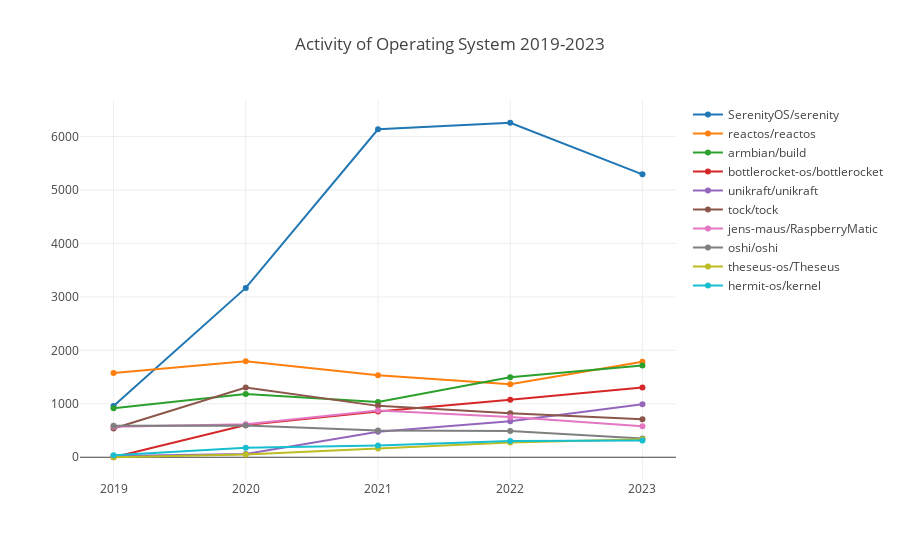

Source (notebook cell):
### Code cell
processTechFieldDataActivity(':technology/operating_system', 'Operating System');

### Figure 1 — Plotly figure (JSON) as saved in the notebook; plotly's stock layout.template omitted (floating-point values rounded to 4 significant figures)
{"data": [{"name": "SerenityOS/serenity", "x": [2019, 2020, 2021, 2022, 2023], "y": [958.6, 3168.0, 6137.0, 6259.0, 5294.0]}, {"name": "reactos/reactos", "x": [2019, 2020, 2021, 2022, 2023], "y": [1575.0, 1796.0, 1534.0, 1365.0, 1788.0]}, {"name": "armbian/build", "x": [2019, 2020, 2021, 2022, 2023], "y": [917.5, 1182.0, 1032.0, 1498.0, 1717.0]}, {"name": "bottlerocket-os/bottlerocket", "x": [2019, 2020, 2021, 2022, 2023], "y": [0, 602.8, 858, 1074.0, 1306.0]}, {"name": "unikraft/unikraft", "x": [2019, 2020, 2021, 2022, 2023], "y": [22.23, 62.21, 475.8, 672.1, 990.1]}, {"name": "tock/tock", "x": [2019, 2020, 2021, 2022, 2023], "y": [538.9, 1303.0, 961.4, 821.3, 709.0]}, {"name": "jens-maus/RaspberryMatic", "x": [2019, 2020, 2021, 2022, 2023], "y": [569.1, 616.2, 874.5, 752.7, 580.7]}, {"name": "oshi/oshi", "x": [2019, 2020, 2021, 2022, 2023], "y": [588.5, 592.7, 498.4, 491.3, 351.4]}, {"name": "theseus-os/Theseus", "x": [2019, 2020, 2021, 2022, 2023], "y": [0, 49.73, 164.3, 276.2, 338.4]}, {"name": "hermit-os/kernel", "x": [2019, 2020, 2021, 2022, 2023], "y": [35.65, 178.8, 218.4, 303.1, 315.4]}], "layout": {"autosize": true, "title": {"text": "Activity of Operating System 2019-2023"}, "xaxis": {"autorange": true, "range": [2019.0, 2023.0], "type": "linear"}, "yaxis": {"autorange": true, "range": [-516.5, 6775.0], "type": "linear"}}}
